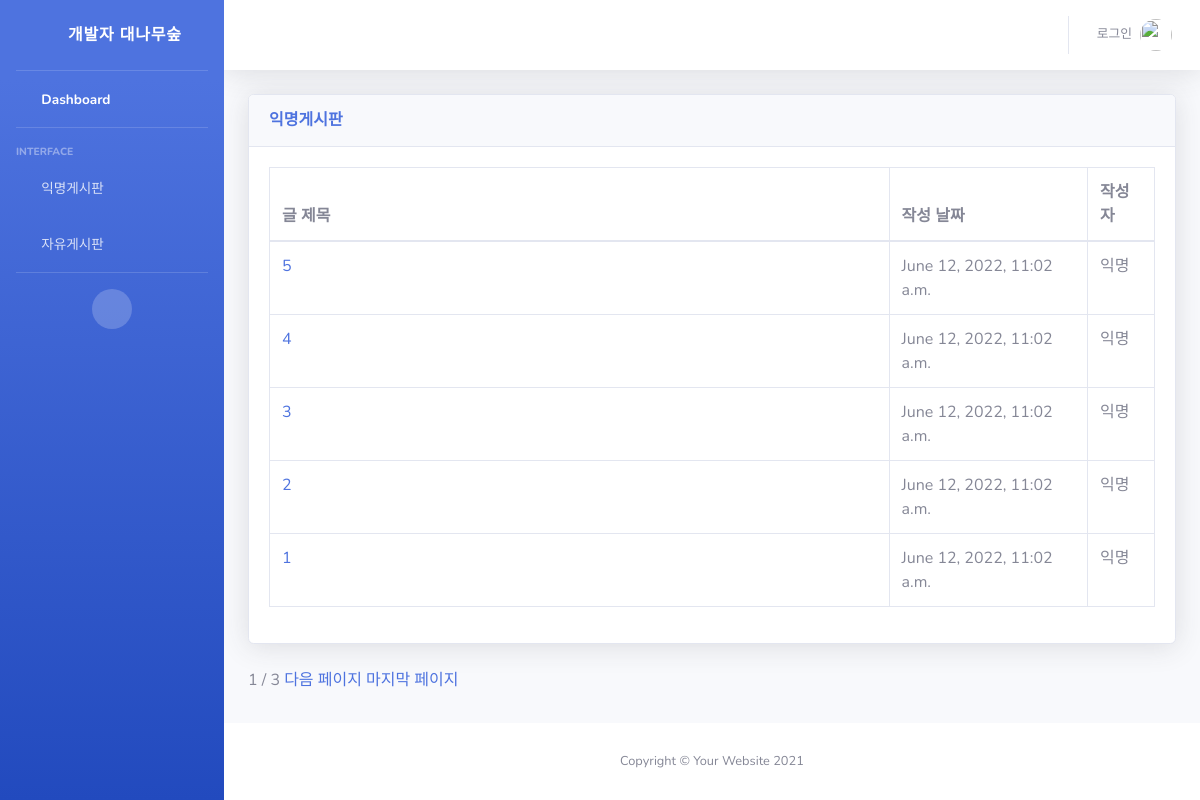
The page / on the database its author committed.
### snsapp/models.py (models this page shows, shortened)
class Post(models.Model):
    title = models.CharField(max_length=200)
    body = models.TextField()
    date = models.DateTimeField(auto_now_add=True)

### snsapp/views.py (the view)
# urls.py: 2. Add a URL to urlpatterns:  path('', views.home, name='home')
def home(request):
    posts = Post.objects.filter().order_by('-date')
    paginator = Paginator(posts, 5)
    pagnum = request.GET.get('page')
    posts = paginator.get_page(pagnum)
    return render(request, 'index.html', {'posts':posts})

### snsapp/templates/index.html (shortened to what this page needs)
{% extends 'base.html' %}
{% block content %}
<div class="card shadow mb-4">
    <div class="card-header py-3">
        <h6 class="m-0 font-weight-bold text-primary">익명게시판</h6>
    </div>
    <div class="card-body">
        <div class="table-responsive">
            <table class="table table-bordered" id="dataTable" width="100%" cellspacing="0">
                <thead>
                    <tr>
                        <th width="70%">글 제목</th>
                        <th>작성 날짜</th>
                        <th>작성자</th>
                    </tr>
                </thead>
                <tbody>
                    {% for post in posts %}
                    <tr>
                        <td><a href="{% url 'detail' post.id %}">{{ post.title }}</a></td>
                        <td>{{ post.date }}</td>
                        <td>익명</td>
                    </tr>
                    {% endfor %}
                </tbody>
            </table>
        </div>
    </div>
</div>
<span> {{ posts.number }} </span>
<span> / </span>
<span> {{ posts.paginator.num_pages }} </span>
{% if posts.has_next %}
<a href="?page={{posts.next_page_number}}">다음 페이지</a>
<a href="?page={{posts.paginator.num_pages}}">마지막 페이지</a>
{% endif %}
{% endblock %}

### rows shown on the page
Post: title "5", date "June 12, 2022, 11:02 a.m."
Post: title "4", date "June 12, 2022, 11:02 a.m."
Post: title "3", date "June 12, 2022, 11:02 a.m."
Post: title "2", date "June 12, 2022, 11:02 a.m."
Post: title "1", date "June 12, 2022, 11:02 a.m."

### other values the page prints
{{ posts.number }} "1"
{{ posts.paginator.num_pages }} "3"
